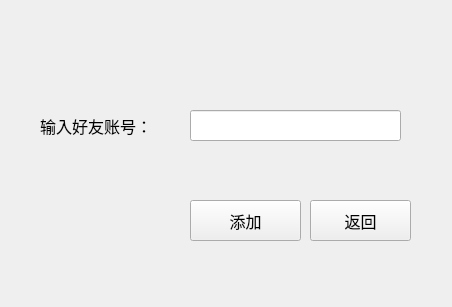
<?xml version="1.0" encoding="UTF-8"?>
<ui version="4.0">
 <class>addfriend</class>
 <widget class="QWidget" name="addfriend">
  <property name="geometry">
   <rect>
    <x>0</x>
    <y>0</y>
    <width>452</width>
    <height>307</height>
   </rect>
  </property>
  <property name="windowTitle">
   <string>Form</string>
  </property>
  <widget class="QLabel" name="label">
   <property name="geometry">
    <rect>
     <x>40</x>
     <y>100</y>
     <width>141</width>
     <height>51</height>
    </rect>
   </property>
   <property name="font">
    <font>
     <family>Tiger</family>
     <pointsize>12</pointsize>
    </font>
   </property>
   <property name="text">
    <string>输入好友账号：</string>
   </property>
  </widget>
  <widget class="QLineEdit" name="add_num">
   <property name="geometry">
    <rect>
     <x>190</x>
     <y>110</y>
     <width>211</width>
     <height>31</height>
    </rect>
   </property>
   <property name="font">
    <font>
     <pointsize>14</pointsize>
    </font>
   </property>
  </widget>
  <widget class="QPushButton" name="pushButton">
   <property name="geometry">
    <rect>
     <x>190</x>
     <y>200</y>
     <width>111</width>
     <height>41</height>
    </rect>
   </property>
   <property name="font">
    <font>
     <pointsize>12</pointsize>
    </font>
   </property>
   <property name="text">
    <string>添加</string>
   </property>
  </widget>
  <widget class="QPushButton" name="pushButton_2">
   <property name="geometry">
    <rect>
     <x>310</x>
     <y>200</y>
     <width>101</width>
     <height>41</height>
    </rect>
   </property>
   <property name="font">
    <font>
     <pointsize>12</pointsize>
    </font>
   </property>
   <property name="text">
    <string>返回</string>
   </property>
  </widget>
  <widget class="QLabel" name="label_2">
   <property name="geometry">
    <rect>
     <x>1</x>
     <y>4</y>
     <width>451</width>
     <height>311</height>
    </rect>
   </property>
   <property name="text">
    <string/>
   </property>
  </widget>
  <zorder>label_2</zorder>
  <zorder>label</zorder>
  <zorder>add_num</zorder>
  <zorder>pushButton</zorder>
  <zorder>pushButton_2</zorder>
 </widget>
 <resources/>
 <connections/>
</ui>
